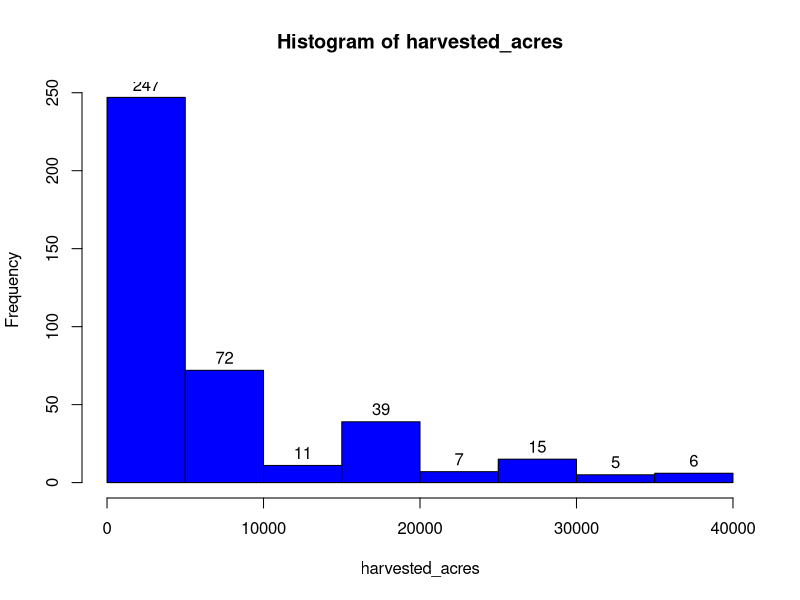
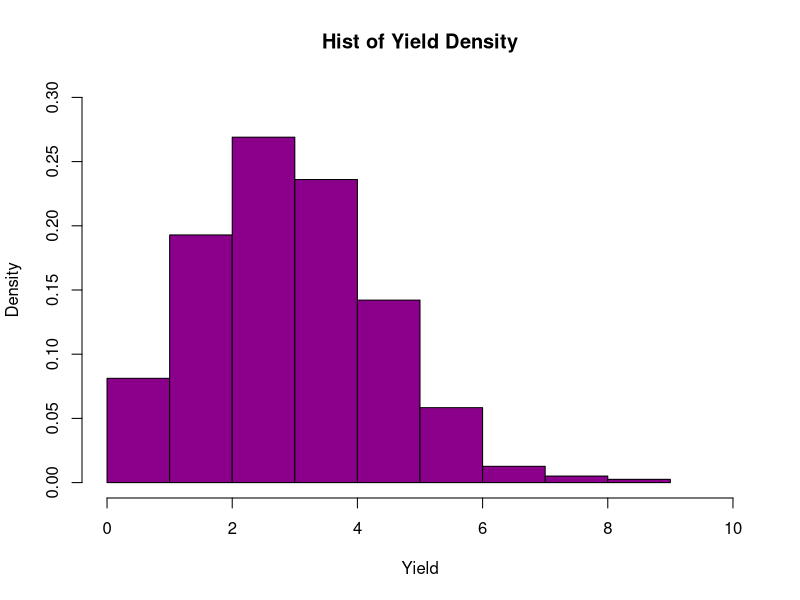
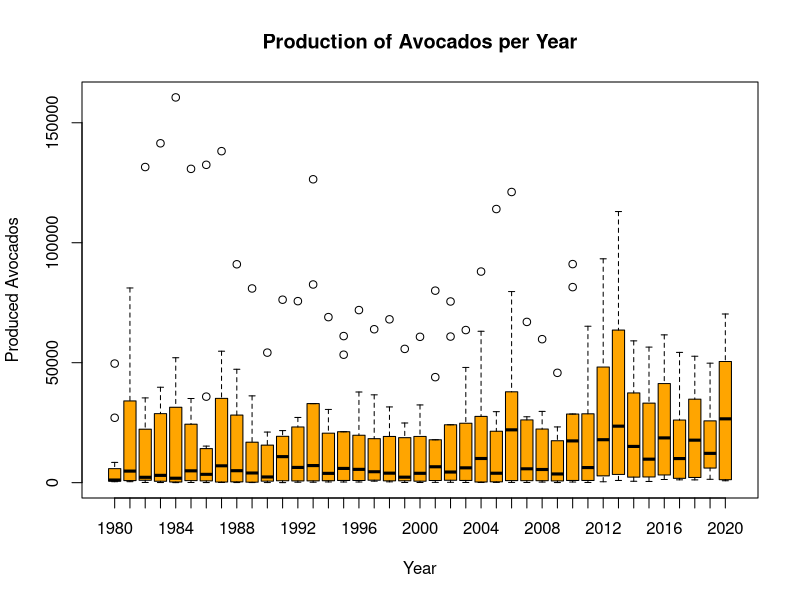
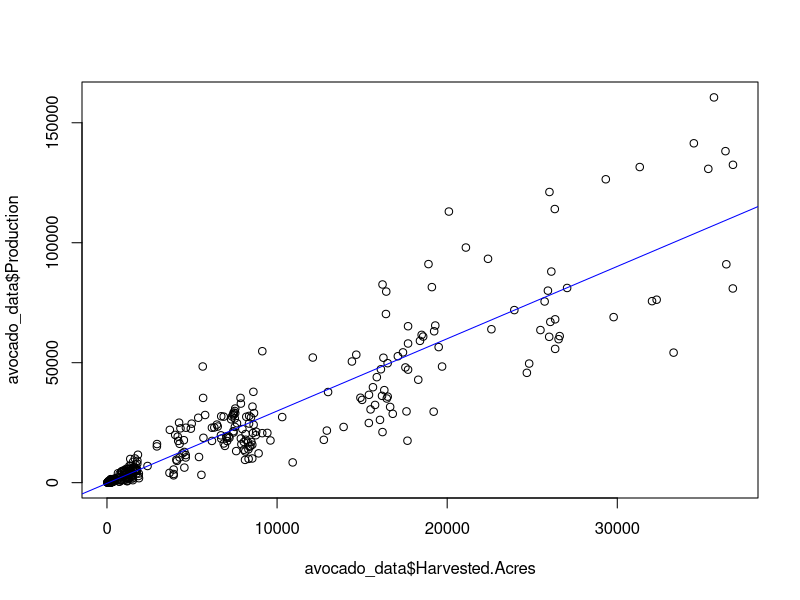

Here is the R script that generated these plots, in order:
## ---- chunk 1
# add packages you need for this assignment
# install.packages("ggplot2", repos = "http://cran.us.r-project.org")
library(ggplot2)
## ---- chunk 2
knitr::opts_chunk$set(echo = TRUE)
## ---- chunk 3
raw_data <- read.csv("cali_avocados.csv")
avocado_data <- data.frame(raw_data)
## ---- chunk 4
str(avocado_data)
summary(avocado_data)
## ---- chunk 5
which(is.na(avocado_data))
sum(is.na(avocado_data))
## ---- chunk 6
harvested_acres <- avocado_data$Harvested.Acres
h1 <- hist(harvested_acres, col = "blue")
text(h1$mids, h1$counts, labels = h1$counts, adj = c(0.5, -0.5))
## ---- chunk 7
hist(avocado_data$Yield, ylim = c(0, .3), main = "Hist of Yield Density",
xlab = "Yield", xlim = c(0, 10), 
col = "darkmagenta", freq = FALSE)
## ---- chunk 8

## ---- chunk 9
boxplot(Production ~ Year, data = avocado_data, col = "orange",
main = "Production of Avocados per Year", xlab = "Year", ylab =
"Produced Avocados")
## ---- chunk 10
price_mean <- mean(avocado_data$Price.P.U, na.rm = TRUE)
print(price_mean)
## ---- chunk 11
harvest_mean <- mean(avocado_data$Harvested.Acres, na.rm = TRUE)
small_harvest <- subset.data.frame(avocado_data, avocado_data$Harvested.Acres < harvest_mean)
small_harvest_price_mean <- mean(small_harvest$Price.P.U, na.rm = TRUE)
print(small_harvest_price_mean)
## ---- chunk 12
large_harvest <- subset.data.frame(avocado_data, avocado_data$Harvested.Acres > harvest_mean)
large_harvest_price_mean <- mean(large_harvest$Price.P.U, na.rm = TRUE)
print(large_harvest_price_mean)
## ---- chunk 13
t.test(x = avocado_data$Price.P.U, mu = small_harvest_price_mean)

t.test(x = avocado_data$Price.P.U, mu = large_harvest_price_mean)
## ---- chunk 14
plot(avocado_data$Harvested.Acres, avocado_data$Production)
## ---- chunk 15
acres_production_regression <- lm(Production ~ Harvested.Acres,
  data = avocado_data)
summary(acres_production_regression)
## ---- chunk 16
abline(acres_production_regression, col = "blue")
